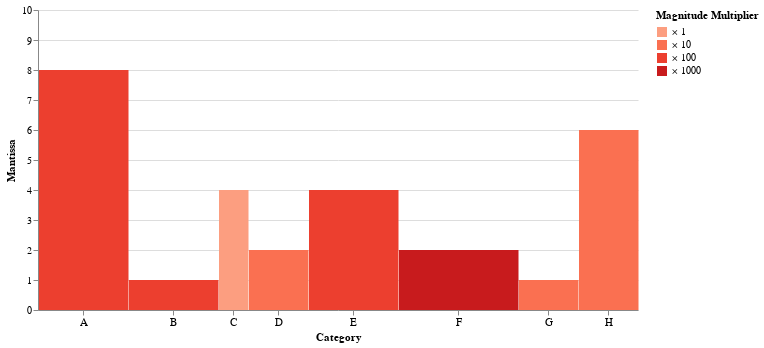

Notebook source saved alongside this figure:
### Code cell
wsb_chart(df)

### Figure 1 — Vega-Lite specification as saved in the notebook (floating-point values rounded to 4 significant figures)
{"config": {"view": {"continuousWidth": 400, "continuousHeight": 300, "strokeWidth": 0}}, "layer": [{"mark": {"type": "rect", "x2Offset": 0.5, "xOffset": 1.0}, "encoding": {"color": {"type": "ordinal", "field": "multiplier", "legend": {"labelExpr": "'× ' + datum.value"}, "scale": {"scheme": "reds"}, "title": "Magnitude Multiplier"}, "x": {"type": "quantitative", "axis": {"grid": false, "labels": false, "title": "Category", "titleY": 21.5, "values": [15.0, 45.0, 65.0, 80.0, 105.0, 140.0, 170.0, 190.0]}, "field": "start"}, "x2": {"field": "end"}, "y": {"type": "quantitative", "axis": {"title": "Mantissa", "titleX": -21.5}, "field": "mantissa", "scale": {"domain": [0, 10]}}}, "height": 300, "width": 600}, {"mark": {"type": "text", "align": "center", "baseline": "middle", "dx": 0.5, "fontSize": 11}, "encoding": {"text": {"type": "nominal", "field": "category"}, "x": {"type": "quantitative", "field": "middle"}, "y": {"value": 313.0}}, "height": 300, "width": 600}], "data": {"name": "data-c06a9b5a452c4bdf135af9f36ca19325"}, "$schema": "https://vega.github.io/schema/vega-lite/v4.8.1.json", "datasets": {"data-c06a9b5a452c4bdf135af9f36ca19325": [{"category": "A", "value": 800, "mantissa": 8.0, "exponent": 2, "multiplier": 100, "end": 30, "start": 0, "middle": 15.0}, {"category": "B", "value": 100, "mantissa": 1.0, "exponent": 2, "multiplier": 100, "end": 60, "start": 30, "middle": 45.0}, {"category": "C", "value": 4, "mantissa": 4.0, "exponent": 0, "multiplier": 1, "end": 70, "start": 60, "middle": 65.0}, {"category": "D", "value": 20, "mantissa": 2.0, "exponent": 1, "multiplier": 10, "end": 90, "start": 70, "middle": 80.0}, {"category": "E", "value": 400, "mantissa": 4.0, "exponent": 2, "multiplier": 100, "end": 120, "start": 90, "middle": 105.0}, {"category": "F", "value": 2000, "mantissa": 2.0, "exponent": 3, "multiplier": 1000, "end": 160, "start": 120, "middle": 140.0}, {"category": "G", "value": 10, "mantissa": 1.0, "exponent": 1, "multiplier": 10, "end": 180, "start": 160, "middle": 170.0}, {"category": "H", "value": 60, "mantissa": 6.0, "exponent": 1, "multiplier": 10, "end": 200, "start": 180, "middle": 190.0}]}}
